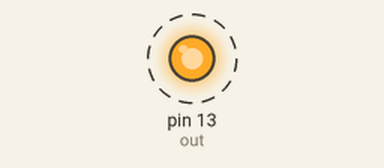
This sketch was run on a simulated Arduino Uno, built with avr-gcc and run on an emulated ATmega328P. Shown: output pins drawn as LEDs (lit = HIGH). Dashed ring = blinking.

Above: at 0.5 s.
Timing chart, 0 to 4.6 s (numbered marks = the images above):
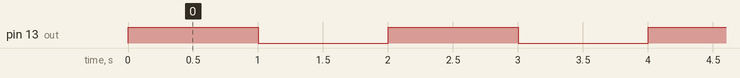

Measured:
- by itself, pin 13 (out): alternates HIGH for 1.0 s and LOW for 1.0 s

The sketch:

2.ino
```cpp
int out = 13;
void setup() {
  // put your setup code here, to run once:
  pinMode(out, OUTPUT);
}

void loop() {
  // put your main code here, to run repeatedly:
  digitalWrite(out, HIGH);
  delay(1000);
  digitalWrite(out, LOW);
  delay(1000);
}
```
